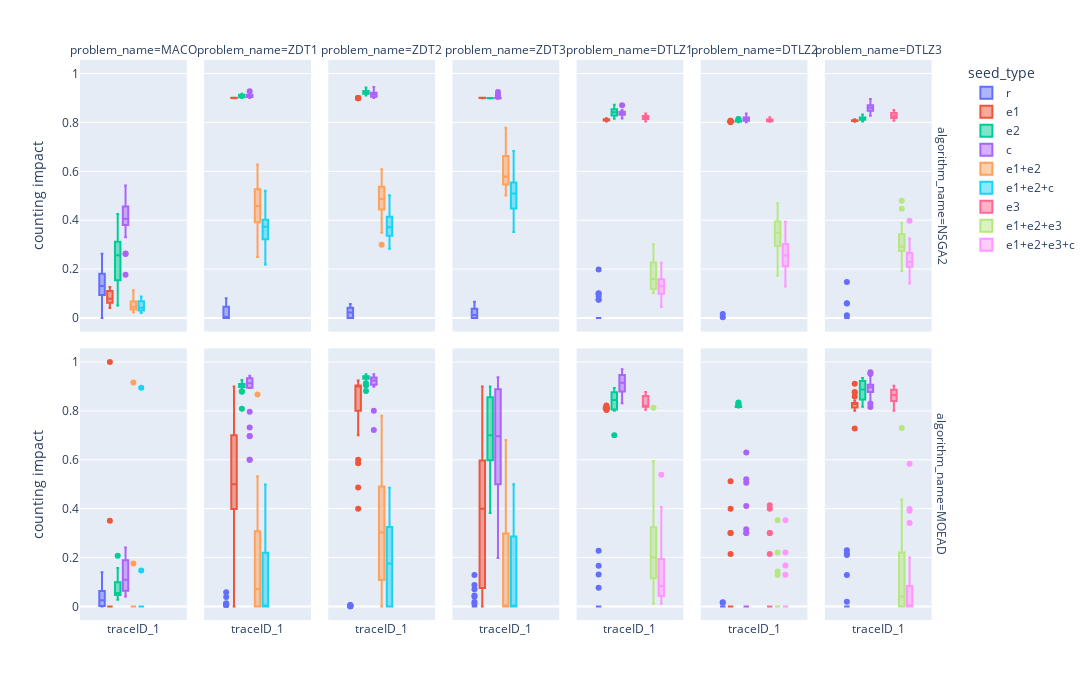

This figure's notebook cell:
### Code cell
import pandas as pd
import plotly.express as px

def plot_CI_data(filtered_df):
    fig = px.box(
        filtered_df,
        color="seed_type",
        facet_col="problem_name",
        facet_row="algorithm_name",
        labels={
                "value": "counting impact",
                "variable": "",
                "percentage_of_optimal_genes": "% optimal genes",
                "traceID_1" : "seed ind"
            },
        title="",
        height=700, width=2100
        )
    #fig.write_image("../figures/rosenbrock_genome_vs_fitness_impact.pdf")
    fig.show()

gen = 100

ci_d2_df = pd.read_csv("../data/e_and_c_benchmark/counting_impact_opt_do2.csv")
ci_d3_df = pd.read_csv("../data/e_and_c_benchmark/counting_impact_opt_do3.csv")
ci_df = pd.concat([ci_d2_df, ci_d3_df])
ci_df = ci_df[ci_df.generation == gen]
ci_df['random_population'] = ci_df[["traceID_"+str(i) for i in range(2, 92)]].sum(axis=1) #91 = pop_size

#current_df = ci_df[['traceID_1', 'random_population', 'traceID_m', 'algorithm_name', 'problem_name', "seed_type"]]
current_df = ci_df[['traceID_1', 'algorithm_name', 'problem_name', "seed_type"]] #first seed only
plot_CI_data(current_df)
